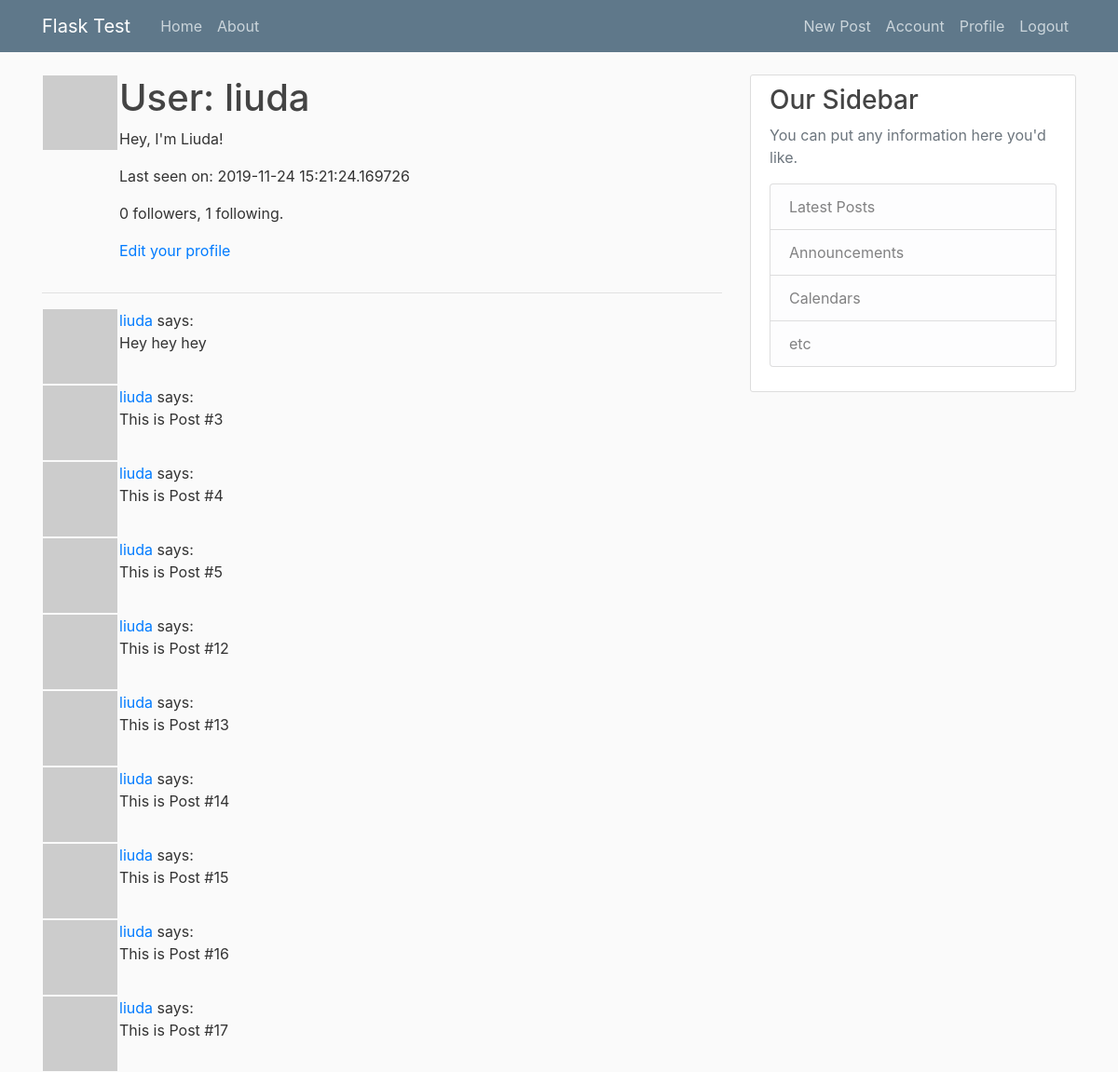
/user/liuda (signed in), run on an earlier commit of the app's database.
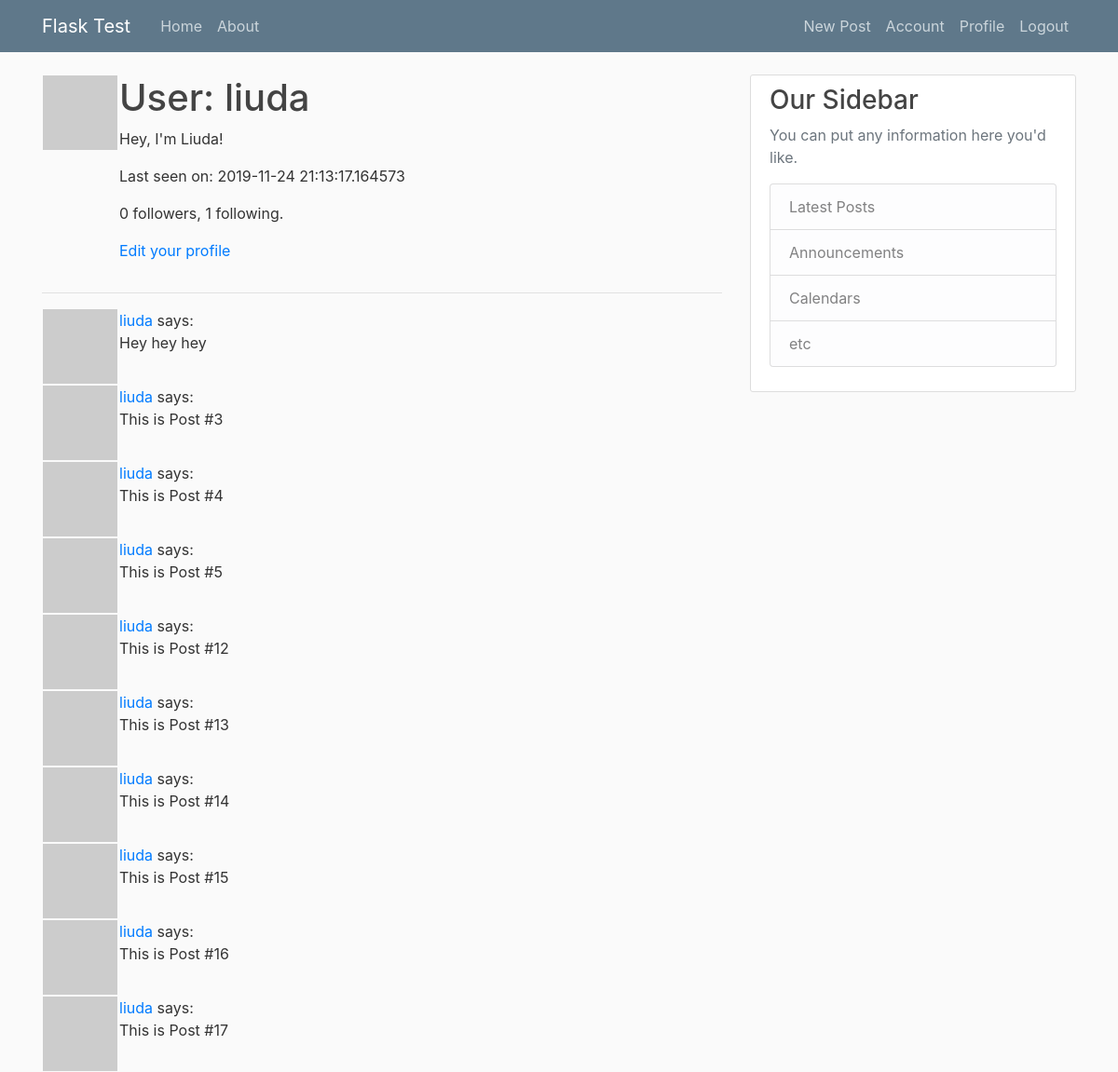
And on a later commit of the database.
### flaskblog/models.py (models this page shows, shortened)
class User(db.Model, UserMixin):
	id = db.Column(db. Integer, primary_key=True)
	username = db.Column(db.String(20), unique=True, nullable=False)
	email = db.Column(db.String(120), unique=True, nullable=False)
	image_file = db.Column(db.String(20), nullable=False, default='default.jpg')
	password = db.Column(db.String(60), nullable=False)
	posts = db.relationship( 'Post', backref='author', lazy=True)
	about_me = db.Column(db.String(140))
	last_seen = db.Column(db.DateTime, default=datetime.utcnow)
	followed = db.relationship(
        'User', secondary=followers,
        primaryjoin=(followers.c.follower_id == id),
        secondaryjoin=(followers.c.followed_id == id),
        backref=db.backref('followers', lazy='dynamic'), lazy='dynamic')
	def avatar(self, size):
		digest = md5(self.email.lower().encode('utf-8')).hexdigest()
		return 'https://www.gravatar.com/avatar/{}?d=identicon&s={}'.format(digest, size)

class Post(db.Model):
	id = db.Column(db.Integer, primary_key=True)
	title = db.Column(db.String(100), nullable=False)
	date_posted = db.Column(db.DateTime, nullable=False, default=datetime.utcnow)
	content = db.Column(db.Text, nullable=False)
	user_id = db.Column(db.Integer, db.ForeignKey('user.id'), nullable=False)

### flaskblog/routes.py (the view)
@app.route('/user/<username>')
@login_required
def user(username):
    user = User.query.filter_by(username=username).first_or_404()
    page = request.args.get('page', 1, type=int)
    posts = Post.query.filter_by(user_id=user.id).paginate(page, 20, False)
    return render_template('user.html', user=user, posts=posts.items)

### flaskblog/models.py (called while the page is built)
@login_manager.user_loader
def load_user(user_id):
	return User.query.get(int(user_id))

### flaskblog/routes.py (called while the page is built)
@app.before_request
def before_request():
    if current_user.is_authenticated:
        current_user.last_seen = datetime.utcnow()
        db.session.commit()

### flaskblog/templates/user.html
{% extends "layout.html" %}
{% block content %}
    <table>
        <tr valign="top">
            <td><img src="{{ user.avatar(128) }}"></td>
            <td>
                <h1>User: {{ user.username }}</h1>
                {% if user.about_me %}<p>{{ user.about_me }}</p>{% endif %}
                {% if user.last_seen %}<p>Last seen on: {{ user.last_seen }}</p>{% endif %}
                <p>{{ user.followers.count() }} followers, {{ user.followed.count() }} following.</p>
                {% if user == current_user %}
                <p><a href="{{ url_for('edit_profile') }}">Edit your profile</a></p>
                {% elif not current_user.is_following(user) %}
                <p><a href="{{ url_for('follow', username=user.username) }}">Follow</a></p>
                {% else %}
                <p><a href="{{ url_for('unfollow', username=user.username) }}">Unfollow</a></p>
                {% endif %}
            </td>
        </tr>
    </table>
    <hr>
    {% for post in posts %}
        {% include '_post.html' %}
    {% endfor %}
{% endblock %}

### flaskblog/templates/layout.html (shortened to what this page needs)
<!DOCTYPE html>
<html>
<head>
    <link rel="stylesheet" href="https://maxcdn.bootstrapcdn.com/bootstrap/4.0.0/css/bootstrap.min.css">
    <link rel="stylesheet" type="text/css" href="{{ url_for('static', filename='main.css') }}">
</head>
<body>
    <header class="site-header">
      <nav class="navbar navbar-expand-md navbar-dark bg-steel fixed-top">
        <div class="container">
          <a class="navbar-brand mr-4" href="/">Flask Test</a>
          <div class="collapse navbar-collapse" id="navbarToggle">
            <div class="navbar-nav mr-auto">
              <a class="nav-item nav-link" href="{{ url_for('home') }}">Home</a>
              <a class="nav-item nav-link" href="{{ url_for('about') }}">About</a>
            </div>
            <div class="navbar-nav">
              {% if current_user.is_authenticated %}
                <a class="nav-item nav-link" href="{{ url_for('new_post') }}">New Post</a>
                <a class="nav-item nav-link" href="{{ url_for('account') }}">Account</a>
                <a class="nav-item nav-link" href="{{ url_for('user', username=current_user.username) }}">Profile</a>
                <a class="nav-item nav-link" href="{{ url_for('logout') }}">Logout</a>
              {% else %}
                <a class="nav-item nav-link" href="{{ url_for('login') }}">Login</a>
                <a class="nav-item nav-link" href="{{ url_for('register') }}">Register</a>
              {% endif %}
            </div>
          </div>
        </div>
      </nav>
    </header>
    <main role="main" class="container">
      <div class="row">
        <div class="col-md-8">
          {% block content %}{% endblock %}
        </div>
        <div class="col-md-4">
          <div class="content-section">
            <h3>Our Sidebar</h3>
            <p class='text-muted'>You can put any information here you'd like.
              <ul class="list-group">
                <li class="list-group-item list-group-item-light">Latest Posts</li>
                <li class="list-group-item list-group-item-light">Announcements</li>
                <li class="list-group-item list-group-item-light">Calendars</li>
                <li class="list-group-item list-group-item-light">etc</li>
              </ul>
            </p>
          </div>
        </div>
      </div>
    </main>
</body>
</html>

### flaskblog/templates/_post.html
<table>
    <tr valign="top">
        <td><img src="{{ post.author.avatar(36) }}"></td>
        <td><a href="{{ url_for('user', username=post.author.username) }}">{{ post.author.username }}</a> says:<br>{{ post.content }}</td>
    </tr>
</table>

### flaskblog/static/main.css (style rules this page uses)
body { background: #fafafa; color: #333333; margin-top: 5rem; }
h1, h2, h3, h4, h5, h6 { color: #444444; }
.bg-steel { background-color: #5f788a; }
.site-header .navbar-nav .nav-link { color: #cbd5db; }
.content-section { background: #ffffff; padding: 10px 20px; border: 1px solid #dddddd; border-radius: 3px; margin-bottom: 20px; }

What changed in the data, as far as the page shows it:
changed User "liuda": last_seen "2019-11-24 15:21:24.169726" → "2019-11-24 21:13:17.164573"
